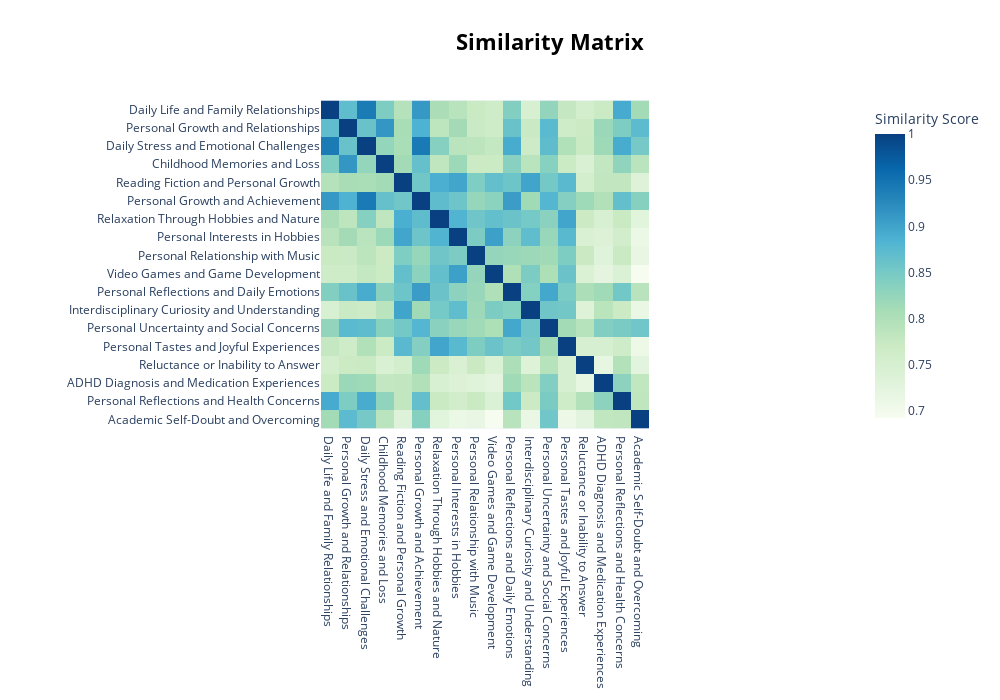

Notebook code for this chart:
### Code cell
run_bertopic_viz(topic_model, df_group, output_folder, "Others")

### Figure 1 — Plotly figure (JSON) as saved in the notebook; plotly's stock layout.template omitted (floating-point values rounded to 4 significant figures; data arrays with more than 128 entries replaced by an {"elided": "..."} marker saying what was removed)
{"data": [{"coloraxis": "coloraxis", "hovertemplate": "x: %{x}<br>y: %{y}<br>Similarity Score: %{z}<extra></extra>", "name": "0", "type": "heatmap", "x": ["Daily Life and Family Relationships", "Personal Growth and Relationships", "Daily Stress and Emotional Challenges", "Childhood Memories and Loss", "Reading Fiction and Personal Growth", "Personal Growth and Achievement", "Relaxation Through Hobbies and Nature", "Personal Interests in Hobbies", "Personal Relationship with Music", "Video Games and Game Development", "Personal Reflections and Daily Emotions", "Interdisciplinary Curiosity and Understanding", "Personal Uncertainty and Social Concerns", "Personal Tastes and Joyful Experiences", "Reluctance or Inability to Answer", "ADHD Diagnosis and Medication Experiences", "Personal Reflections and Health Concerns", "Academic Self-Doubt and Overcoming"], "xaxis": "x", "y": ["Daily Life and Family Relationships", "Personal Growth and Relationships", "Daily Stress and Emotional Challenges", "Childhood Memories and Loss", "Reading Fiction and Personal Growth", "Personal Growth and Achievement", "Relaxation Through Hobbies and Nature", "Personal Interests in Hobbies", "Personal Relationship with Music", "Video Games and Game Development", "Personal Reflections and Daily Emotions", "Interdisciplinary Curiosity and Understanding", "Personal Uncertainty and Social Concerns", "Personal Tastes and Joyful Experiences", "Reluctance or Inability to Answer", "ADHD Diagnosis and Medication Experiences", "Personal Reflections and Health Concerns", "Academic Self-Doubt and Overcoming"], "yaxis": "y", "z": {"elided": "18x18 float values"}}], "layout": {"coloraxis": {"colorbar": {"title": {"text": "Similarity Score"}}, "colorscale": [[0, "rgb(247,252,240)"], [0.125, "rgb(224,243,219)"], [0.25, "rgb(204,235,197)"], [0.375, "rgb(168,221,181)"], [0.5, "rgb(123,204,196)"], [0.625, "rgb(78,179,211)"], [0.75, "rgb(43,140,190)"], [0.875, "rgb(8,104,172)"], [1, "rgb(8,64,129)"]]}, "height": 700, "hoverlabel": {"bgcolor": "white", "font": {"family": "Rockwell", "size": 16}}, "legend": {"title": {"text": "Trend"}}, "margin": {"b": 120, "l": 120, "r": 80, "t": 100}, "showlegend": true, "title": {"font": {"color": "Black", "size": 22}, "text": "<b>Similarity Matrix</b>", "x": 0.55, "xanchor": "center", "y": 0.95, "yanchor": "top"}, "width": 1000, "xaxis": {"anchor": "y", "constrain": "domain", "domain": [0, 1], "scaleanchor": "y"}, "yaxis": {"anchor": "x", "autorange": "reversed", "constrain": "domain", "domain": [0, 1]}}}
